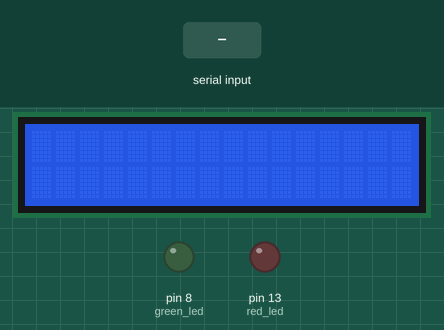
The sketch below on a simulated Arduino Uno, built with avr-gcc and run on an emulated ATmega328P. Parts: 16×2 character LCD, output pins drawn as LEDs (lit = HIGH). Inputs (shaded band) come from the test bench. What the sketch prints to the serial monitor is not drawn.

Above: at 1.2 s.
1.3 s: "90,45\n" received over Serial
At 2.0 s:
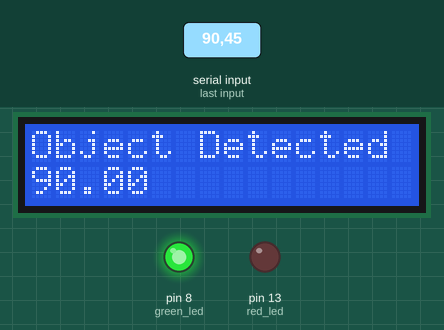
2.9 s: "5\n" received over Serial
At 4.2 s:
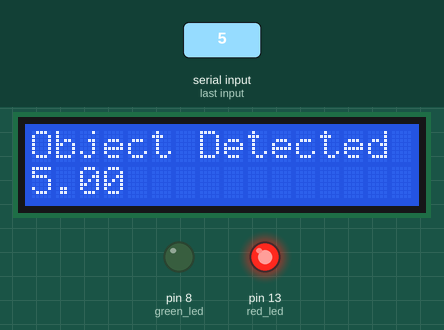
4.5 s: "90\n" received over Serial
At 5.6 s:
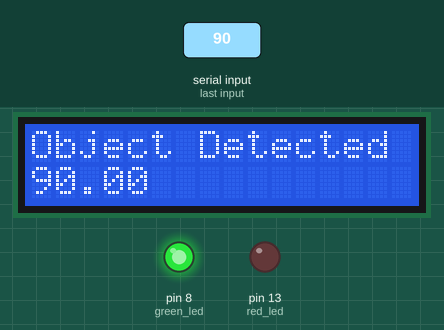
Timing chart, 0 to 7.5 s (numbered marks = the images above; inputs shaded):
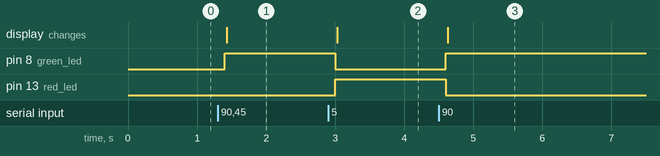

Measured:
- after the input at 1.3 s, pin 8 (green_led): LOW → HIGH after 0.10 s; the display: changes after 0.13 s (image 1)
- after the input at 2.9 s, pin 8 (green_led): HIGH → LOW after 0.10 s; pin 13 (red_led): LOW → HIGH after 0.10 s; the display: changes after 0.13 s (image 2)
- after the input at 4.5 s, pin 8 (green_led): LOW → HIGH after 0.10 s; pin 13 (red_led): HIGH → LOW after 0.10 s; the display: changes after 0.13 s (image 3)

The sketch:

test.ino
```cpp
#include "LiquidCrystal_I2C.h"
#include <Wire.h>

int red_led = 13;
int green_led = 8;
LiquidCrystal_I2C lcd(0x27, 16, 2);

void setup() {
   lcd.init();
   lcd.backlight();
   pinMode(red_led, OUTPUT);
   pinMode(green_led, OUTPUT);
   Serial.begin(9600);
   Serial.println("Waiting for distance from Serial Monitor...");
}

void loop() {
  while (!Serial.available());  // Wait until data is available
  delay(100);  // Delay to allow all serial data to arrive
  String input = Serial.readStringUntil('\n');  // Read input from Serial Monitor
  float distance = input.toFloat();  // Convert the input string to a float

  updateDisplay(distance);  // Update LED and LCD display
}

void updateDisplay(float distance) {
  if (distance > 12) {
    digitalWrite(red_led, LOW);  // Turn off red LED
    digitalWrite(green_led, HIGH);  // Turn on green LED
  } else {
    digitalWrite(green_led, LOW);  // Turn off green LED
    digitalWrite(red_led, HIGH);  // Turn on red LED
  }

  lcd.clear();  // Clear the LCD
  lcd.setCursor(0, 0);
  lcd.print("Object Detected at:");
  lcd.setCursor(0, 1);
  lcd.print(distance);
  delay(1000);
}
```
